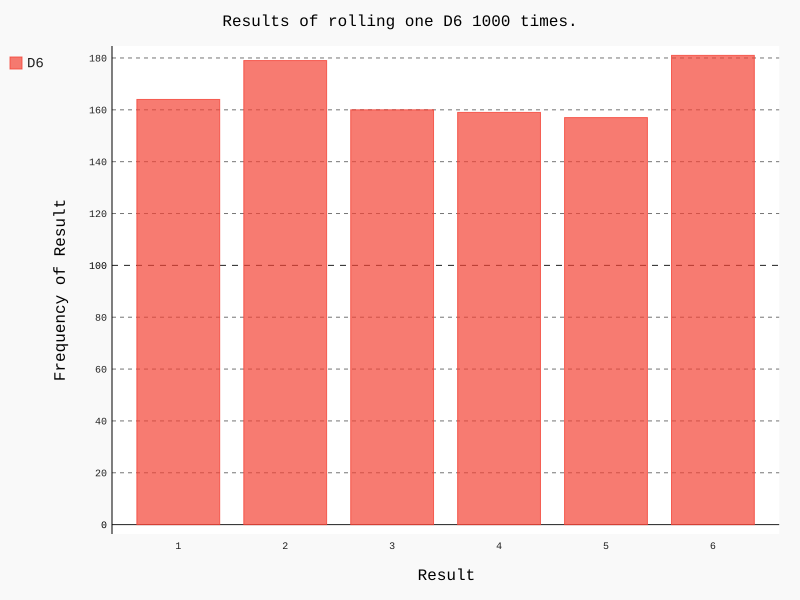

Recreate this plot in Python.
import pygal

from die import Die

# create a D6
die = Die()

# make some rolls and store the results in a list
results = list()
for rollNum in range(1000):
    result = die.roll()
    results.append(result)

# analyze the results
frequencies = list()
for value in range(1, die.numSides + 1):
    frequency = results.count(value)
    frequencies.append(frequency)

# visualize the results
hist = pygal.Bar()

hist.title = "Results of rolling one D6 1000 times."
hist.x_labels = ['1', '2', '3', '4', '5', '6']
hist.x_title = "Result"
hist.y_title = "Frequency of Result"

hist.add('D6', frequencies)
hist.render_to_file('dieVisual.svg')
